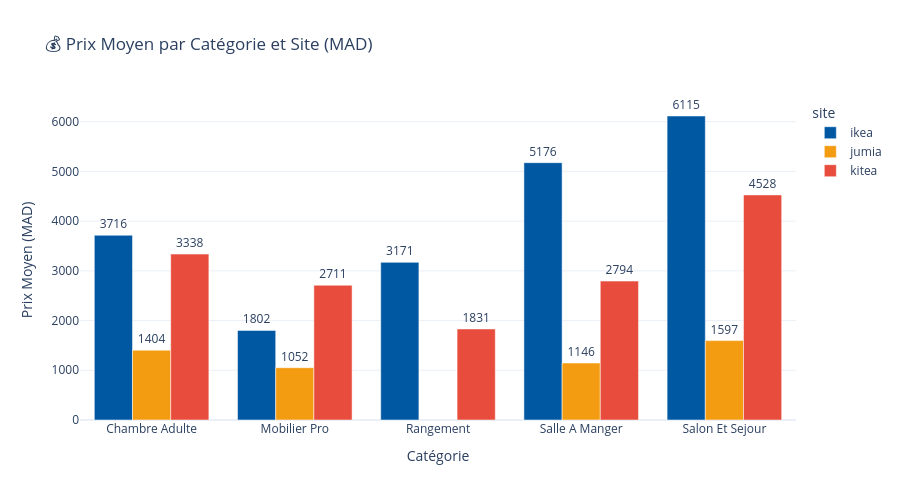

This figure's notebook cell:
### Code cell
prix_moy = df_clean.groupby(['categorie','site'])['prix'].mean().round(0).reset_index()
fig_bar = px.bar(prix_moy, x='categorie', y='prix', color='site', barmode='group',
    color_discrete_map=COLORS,
    title='💰 Prix Moyen par Catégorie et Site (MAD)',
    labels={'prix':'Prix Moyen (MAD)','categorie':'Catégorie'},
    template='plotly_white', text='prix')
fig_bar.update_traces(texttemplate='%{text:.0f}', textposition='outside')
fig_bar.update_layout(height=500)
fig_bar.show()
with open(os.path.join(OUTPUTS_DIR, 'fig_barchart.json'),'w') as f: f.write(fig_bar.to_json())
print("✅ fig_barchart.json sauvegardé")

### Figure 1 — Plotly figure (JSON) as saved in the notebook; plotly's stock layout.template omitted (floating-point values rounded to 4 significant figures)
{"data": [{"alignmentgroup": "True", "hovertemplate": "site=ikea<br>Catégorie=%{x}<br>Prix Moyen (MAD)=%{text}<extra></extra>", "legendgroup": "ikea", "marker": {"color": "#0058A3", "pattern": {"shape": ""}}, "name": "ikea", "offsetgroup": "ikea", "orientation": "v", "showlegend": true, "text": [3716.0, 1802.0, 3171.0, 5176.0, 6115.0], "textposition": "outside", "texttemplate": "%{text:.0f}", "type": "bar", "x": ["Chambre Adulte", "Mobilier Pro", "Rangement", "Salle A Manger", "Salon Et Sejour"], "xaxis": "x", "y": [3716.0, 1802.0, 3171.0, 5176.0, 6115.0], "yaxis": "y"}, {"alignmentgroup": "True", "hovertemplate": "site=jumia<br>Catégorie=%{x}<br>Prix Moyen (MAD)=%{text}<extra></extra>", "legendgroup": "jumia", "marker": {"color": "#F39C12", "pattern": {"shape": ""}}, "name": "jumia", "offsetgroup": "jumia", "orientation": "v", "showlegend": true, "text": [1404.0, 1052.0, 1146.0, 1597.0], "textposition": "outside", "texttemplate": "%{text:.0f}", "type": "bar", "x": ["Chambre Adulte", "Mobilier Pro", "Salle A Manger", "Salon Et Sejour"], "xaxis": "x", "y": [1404.0, 1052.0, 1146.0, 1597.0], "yaxis": "y"}, {"alignmentgroup": "True", "hovertemplate": "site=kitea<br>Catégorie=%{x}<br>Prix Moyen (MAD)=%{text}<extra></extra>", "legendgroup": "kitea", "marker": {"color": "#E74C3C", "pattern": {"shape": ""}}, "name": "kitea", "offsetgroup": "kitea", "orientation": "v", "showlegend": true, "text": [3338.0, 2711.0, 1831.0, 2794.0, 4528.0], "textposition": "outside", "texttemplate": "%{text:.0f}", "type": "bar", "x": ["Chambre Adulte", "Mobilier Pro", "Rangement", "Salle A Manger", "Salon Et Sejour"], "xaxis": "x", "y": [3338.0, 2711.0, 1831.0, 2794.0, 4528.0], "yaxis": "y"}], "layout": {"barmode": "group", "height": 500, "legend": {"title": {"text": "site"}, "tracegroupgap": 0}, "title": {"text": "💰 Prix Moyen par Catégorie et Site (MAD)"}, "xaxis": {"anchor": "y", "domain": [0, 1], "title": {"text": "Catégorie"}}, "yaxis": {"anchor": "x", "domain": [0, 1], "title": {"text": "Prix Moyen (MAD)"}}}}
